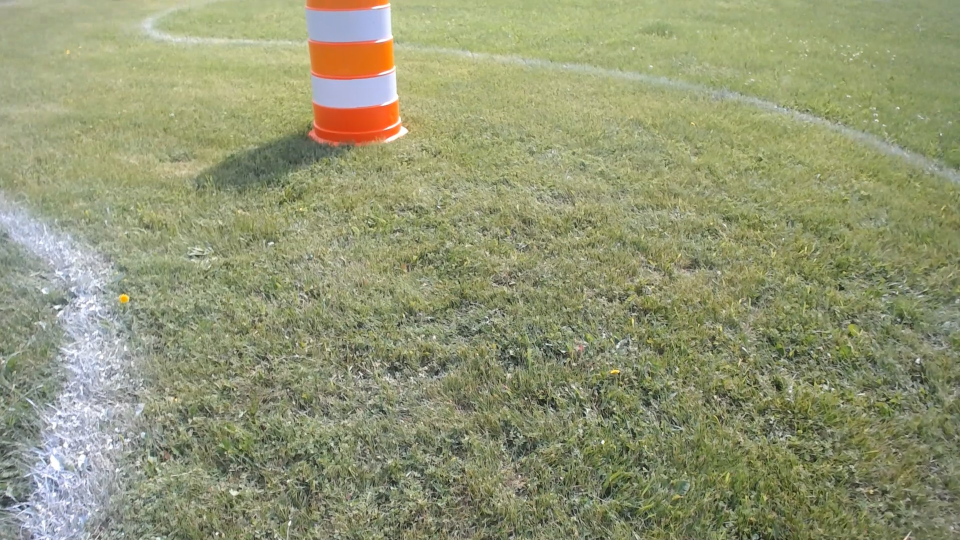
#> input picture CVTest/Untitled Folder/cap_1030IGVC_00:00:03_01.jpg, 1920 x 1080 px (shown at 1/2 size)
$ python -i grip.py   (imports and definitions only)   (older library calls are emulated)
#> lines starting #> are read from the running program, lines starting #| are printed output that depends on the picture; after the words box and inside, x2 and y2 are one past the last pixel; in counts of white or black regions, pixels touching at a corner belong together
import cv2
import numpy
import math
from enum import Enum

class GripPipelineTest:
    """
    An OpenCV pipeline generated by GRIP.
    """

    def __init__(self):
        """initializes all values to presets or None if need to be set
        """

        self.__blur_0_type = BlurType.Median_Filter
        self.__blur_0_radius =5

        self.blur_0_output = None

        self.__hsv_threshold_input = self.blur_0_output
        self.__hsv_threshold_hue = [39, 64]
        self.__hsv_threshold_saturation = [55, 255]
        self.__hsv_threshold_value = [0, 255]

        self.hsv_threshold_output = None

        self.__blur_1_input = self.hsv_threshold_output
        self.__blur_1_type = BlurType.Gaussian_Blur
        self.__blur_1_radius = 5

        self.blur_1_output = None

        self.__find_contours_input = self.blur_1_output
        self.__find_contours_external_only = False

        self.find_contours_output = None

        self.__filter_contours_contours = self.find_contours_output
        self.__filter_contours_min_area = 600.0
        self.__filter_contours_min_perimeter = 0
        self.__filter_contours_min_width = 0
        self.__filter_contours_max_width = 1000
        self.__filter_contours_min_height = 0
        self.__filter_contours_max_height = 1000
        self.__filter_contours_solidity = [21, 100]
        self.__filter_contours_max_vertices = 1000000
        self.__filter_contours_min_vertices = 0
        self.__filter_contours_min_ratio = 0
        self.__filter_contours_max_ratio = 1000

        self.filter_contours_output = None


    def process(self, source0, hsv_hue_thresh = [15, 76], hsv_sat_thresh = [0, 80] ,hsv_val_thresh = [123, 255]):
        """
        Runs the pipeline and sets all outputs to new values.
        """
        # Step Blur0:
        self.__blur_0_input = source0
        (self.blur_0_output) = self.__blur(self.__blur_0_input, self.__blur_0_type, self.__blur_0_radius)

        # Step HSV_Threshold0:
        self.__hsv_threshold_input = self.blur_0_output
        (self.hsv_threshold_output) = self.__hsv_threshold(self.__hsv_threshold_input, hsv_hue_thresh, hsv_sat_thresh, hsv_val_thresh)

        # Step Blur1:
        self.__blur_1_input = self.hsv_threshold_output
        (self.blur_1_output) = self.__blur(self.__blur_1_input, self.__blur_1_type, self.__blur_1_radius)

        # Step Find_Contours0:
        self.__find_contours_input = self.blur_1_output
        (self.find_contours_output) = self.__find_contours(self.__find_contours_input, self.__find_contours_external_only)

        # Step Filter_Contours0:
        self.__filter_contours_contours = self.find_contours_output

        (self.filter_contours_output) = self.__filter_contours(self.__filter_contours_contours, self.__filter_contours_min_area, self.__filter_contours_min_perimeter, self.__filter_contours_min_width, self.__filter_contours_max_width, self.__filter_contours_min_height, self.__filter_contours_max_height, self.__filter_contours_solidity, self.__filter_contours_max_vertices, self.__filter_contours_min_vertices, self.__filter_contours_min_ratio, self.__filter_contours_max_ratio)
        return self.filter_contours_output

    @staticmethod
    def __hsv_threshold(input, hue, sat, val):
        """Segment an image based on hue, saturation, and value ranges.
        Args:
            input: A BGR numpy.ndarray.
            hue: A list of two numbers the are the min and max hue.
            sat: A list of two numbers the are the min and max saturation.
            lum: A list of two numbers the are the min and max value.
        Returns:
            A black and white numpy.ndarray.
        """
        out = cv2.cvtColor(input, cv2.COLOR_BGR2HSV)
        return cv2.inRange(out, (hue[0], sat[0], val[0]),  (hue[1], sat[1], val[1]))

    @staticmethod
    def __blur(src, type, radius):
        """Softens an image using one of several filters.
        Args:
            src: The source mat (numpy.ndarray).
            type: The blurType to perform represented as an int.
            radius: The radius for the blur as a float.
        Returns:
            A numpy.ndarray that has been blurred.
        """
        return src
        print(src)
        ksize = int(6 * round(radius) + 1)
        # return cv2.GaussianBlur(src, (ksize, ksize), round(radius))


    @staticmethod
    def __find_contours(input, external_only):
        """Sets the values of pixels in a binary image to their distance to the nearest black pixel.
        Args:
            input: A numpy.ndarray.
            external_only: A boolean. If true only external contours are found.
        Return:
            A list of numpy.ndarray where each one represents a contour.
        """
        if(external_only):
            mode = cv2.RETR_EXTERNAL
        else:
            mode = cv2.RETR_LIST
        method = cv2.CHAIN_APPROX_SIMPLE
        im2, contours, hierarchy =cv2.findContours(input, mode=mode, method=method)
        return contours

    @staticmethod
    def __filter_contours(input_contours, min_area, min_perimeter, min_width, max_width,
                        min_height, max_height, solidity, max_vertex_count, min_vertex_count,
                        min_ratio, max_ratio):
        """Filters out contours that do not meet certain criteria.
        Args:
            input_contours: Contours as a list of numpy.ndarray.
            min_area: The minimum area of a contour that will be kept.
            min_perimeter: The minimum perimeter of a contour that will be kept.
            min_width: Minimum width of a contour.
            max_width: MaxWidth maximum width.
            min_height: Minimum height.
            max_height: Maximimum height.
            solidity: The minimum and maximum solidity of a contour.
            min_vertex_count: Minimum vertex Count of the contours.
            max_vertex_count: Maximum vertex Count.
            min_ratio: Minimum ratio of width to height.
            max_ratio: Maximum ratio of width to height.
        Returns:
            Contours as a list of numpy.ndarray.
        """
        output = []
        for contour in input_contours:
            x,y,w,h = cv2.boundingRect(contour)
            if (w < min_width or w > max_width):
                continue
            if (h < min_height or h > max_height):
                continue
            area = cv2.contourArea(contour)
            if (area < min_area):
                continue
            if (cv2.arcLength(contour, True) < min_perimeter):
                continue
            hull = cv2.convexHull(contour)
            solid = 100 * area / cv2.contourArea(hull)
            if (solid < solidity[0] or solid > solidity[1]):
                continue
            if (len(contour) < min_vertex_count or len(contour) > max_vertex_count):
                continue
            ratio = (float)(w) / h
            if (ratio < min_ratio or ratio > max_ratio):
                continue
            output.append(contour)
        # for c in output:
        #     print("newc")
        #     print(c)
        return output


BlurType = Enum('BlurType', 'Box_Blur Gaussian_Blur Median_Filter Bilateral_Filter')

>>> import cv2
>>> picture = cv2.imread('../../../CVTest/Untitled Folder/cap_1030IGVC_00:00:03_01.jpg')
#> picture is the input picture: shape (1080, 1920, 3); mean B, G, R 115.5, 150.3, 146.4
>>> result = GripPipelineTest().process(picture)
#> in __hsv_threshold, `out = cv2.cvtColor(input, cv2.COLOR_BGR2HSV)`: out: shape (1080, 1920, 3); mean H, S, V 39.4, 65.9, 153
#> in __hsv_threshold, `return cv2.inRange(out, (hue[0], sat[0], val[0]),  (hue[1], sat[1], va..`:
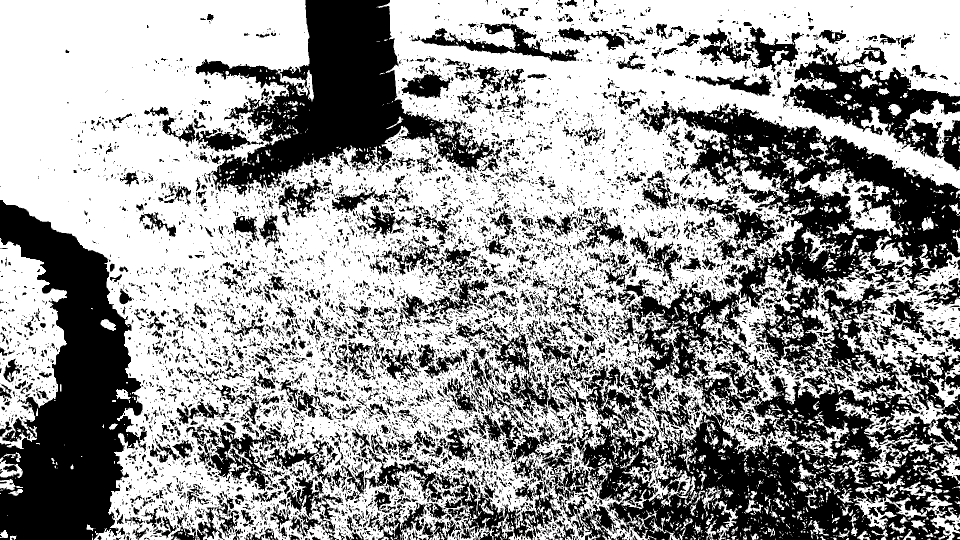
#> returned value: shape (1080, 1920) (shown at 1/2 size); 60.3% white; 8820 black regions (6970 under 20 px)
#> result = 114 contours; largest, box (x1, y1, x2, y2) and area: (0, 476, 134, 898) 34956, (1240, 566, 1496, 824) 25184, (1643, 567, 1823, 799) 14408, (1516, 570, 1650, 756) 12687, (1587, 336, 1807, 476) 9350

$ run again, on CVTest/Untitled Folder/cap_1030IGVC_00:00:08_05.jpg
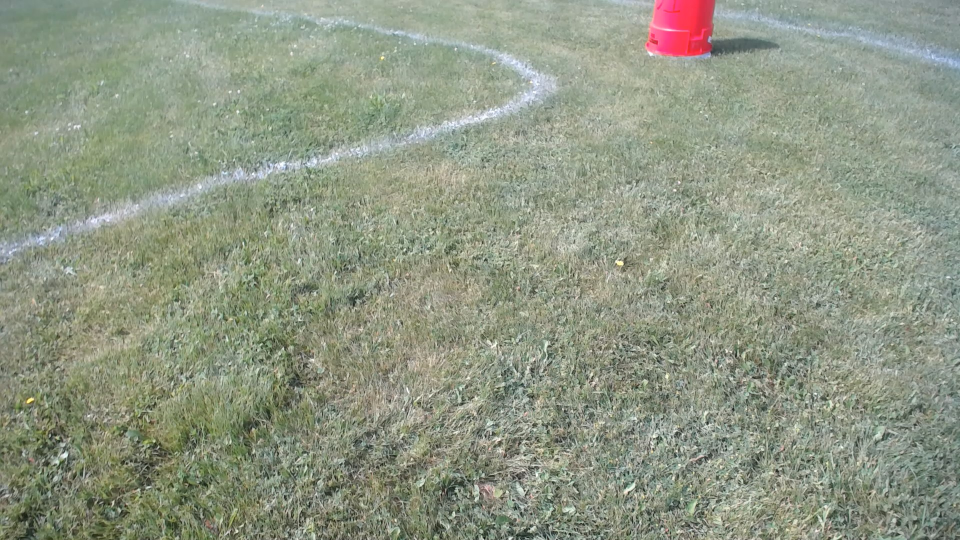
#> input picture CVTest/Untitled Folder/cap_1030IGVC_00:00:08_05.jpg, 1920 x 1080 px (shown at 1/2 size)
#> picture is the input picture: shape (1080, 1920, 3); mean B, G, R 132.3, 151.4, 143.7
#> out: shape (1080, 1920, 3); mean H, S, V 47.1, 37.3, 152.9
#> in __hsv_threshold, `return cv2.inRange(out, (hue[0], sat[0], val[0]),  (hue[1], sat[1], va..`:
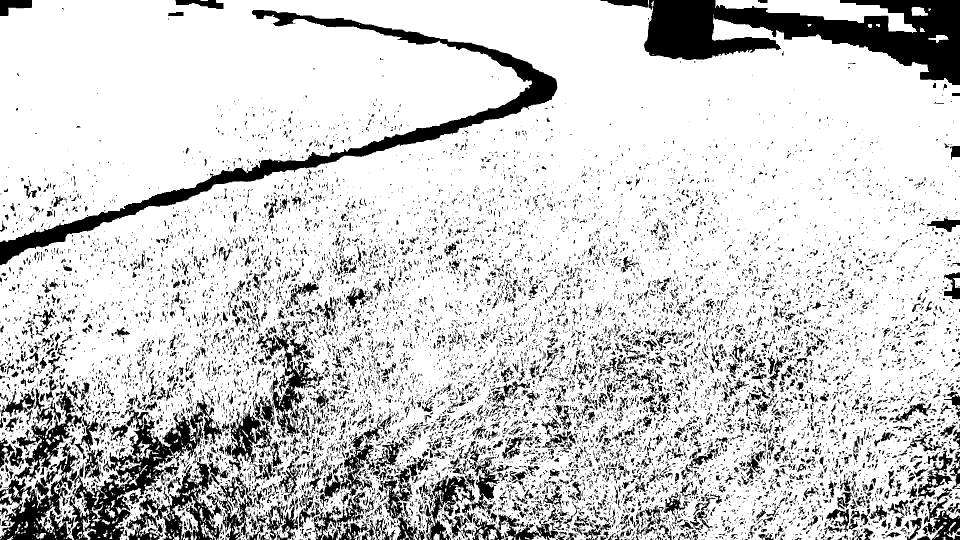
#> returned value: shape (1080, 1920) (shown at 1/2 size); 81.2% white; 12526 black regions (10345 under 20 px)
#> result = 32 contours; largest, box (x1, y1, x2, y2) and area: (1430, 0, 1834, 66) 9644, (511, 665, 636, 876) 7964, (27, 781, 165, 965) 7068, (457, 817, 545, 945) 4689, (681, 878, 749, 981) 2616

$ run again, on CVTest/Untitled Folder/cap_1030IGVC_00:00:20_04.jpg
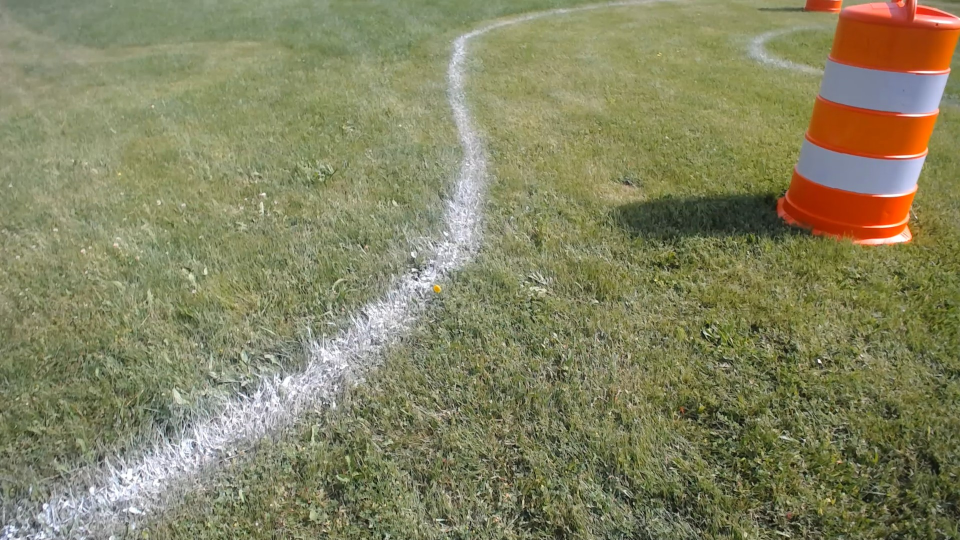
#> input picture CVTest/Untitled Folder/cap_1030IGVC_00:00:20_04.jpg, 1920 x 1080 px (shown at 1/2 size)
#> picture is the input picture: shape (1080, 1920, 3); mean B, G, R 97.3, 131.8, 132.5
#> out: shape (1080, 1920, 3); mean H, S, V 38.1, 79.5, 137.2
#> in __hsv_threshold, `return cv2.inRange(out, (hue[0], sat[0], val[0]),  (hue[1], sat[1], va..`:
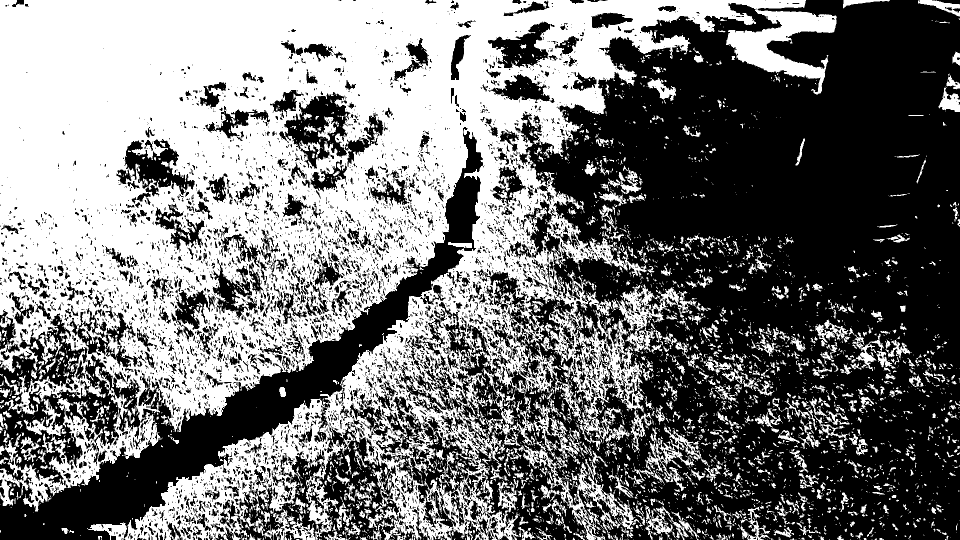
#> returned value: shape (1080, 1920) (shown at 1/2 size); 46.4% white; 4384 white regions (3432 under 20 px)
#> result = 75 contours; largest, box (x1, y1, x2, y2) and area: (567, 183, 701, 338) 11187, (819, 832, 961, 1058) 10552, (1037, 872, 1268, 1080) 8364, (247, 278, 391, 391) 7588, (1232, 569, 1394, 704) 6568

$ run again, on CVTest/Untitled Folder/cap_WIN_20180602_11_13_39_Pro_00:00:20_11.jpg
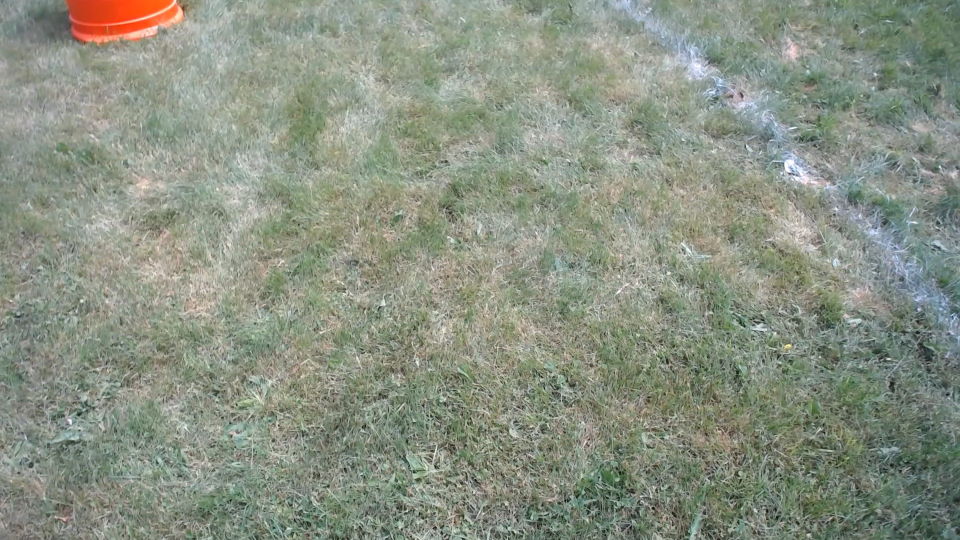
#> input picture CVTest/Untitled Folder/cap_WIN_20180602_11_13_39_Pro_00:00:20_11.jpg, 1920 x 1080 px (shown at 1/2 size)
#> picture is the input picture: shape (1080, 1920, 3); mean B, G, R 130.8, 145.5, 138.1
#> out: shape (1080, 1920, 3); mean H, S, V 49.5, 32.4, 147.3
#> in __hsv_threshold, `return cv2.inRange(out, (hue[0], sat[0], val[0]),  (hue[1], sat[1], va..`:
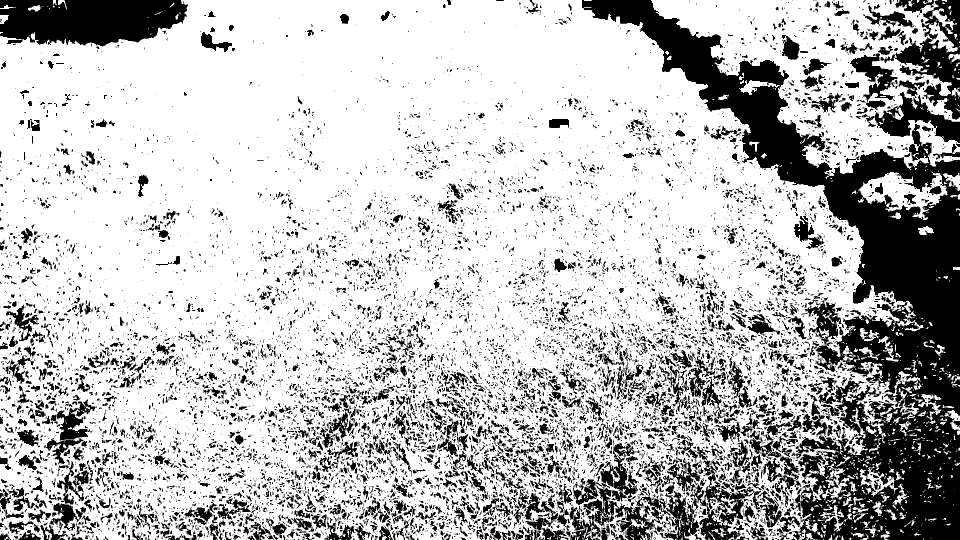
#> returned value: shape (1080, 1920) (shown at 1/2 size); 75% white; 11468 black regions (9233 under 20 px)
#> result = 60 contours; largest, box (x1, y1, x2, y2) and area: (1302, 0, 1920, 358) 108913, (1716, 343, 1895, 440) 7830, (1699, 106, 1796, 206) 3906, (1602, 600, 1684, 693) 3390, (112, 798, 191, 882) 2987
